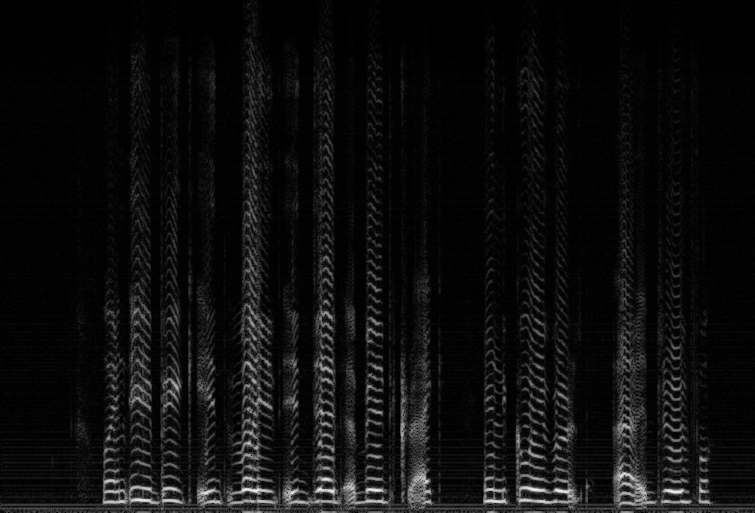
#> input picture code/site/uploads/sample.png, 755 x 513 px, found by its file name
$ jupyter execute --allow-errors check.ipynb   (shell and % lines are left out)
#> lines starting #> are read from the running program, lines starting #| are printed output that depends on the picture
[cell 1]
import os

import numpy as np
from PIL import Image
import cv2
import numpy as np
import os

from tqdm import tqdm

[cell 2]
###################
## GrayScale to RGB
###################

input_dir = "../dataset/gray_img/"
output_dir = "../dataset/rgb_img/"

#> (the rest of this cell did not finish here and is left out)

[cell 3]
import os
import cv2

[cell 4]
im = cv2.imread("./sample.png" , cv2.COLOR_BGR2RGB)
#> im is the input picture: shape (513, 755, 3); min 0, max 240, mean 13.6
w = im.shape[0]
#> w = 513
h = im.shape[1]
#> h = 755

%cd ./cycle_gan
%cd ../

[cell 5]
im = cv2.imread("./cycle_gan/result.png", cv2.COLOR_BGR2RGB)
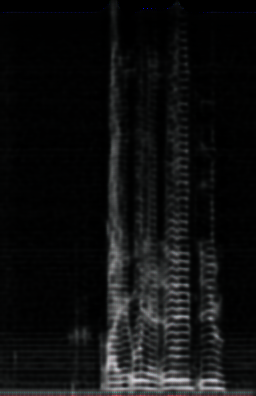
#> input picture code/site/result.png, 256 x 396 px, found by its file name
#> im is the input picture: shape (396, 256, 3); mean B, G, R 16.2, 15.9, 15.4
im = cv2.resize(im, (w,h))
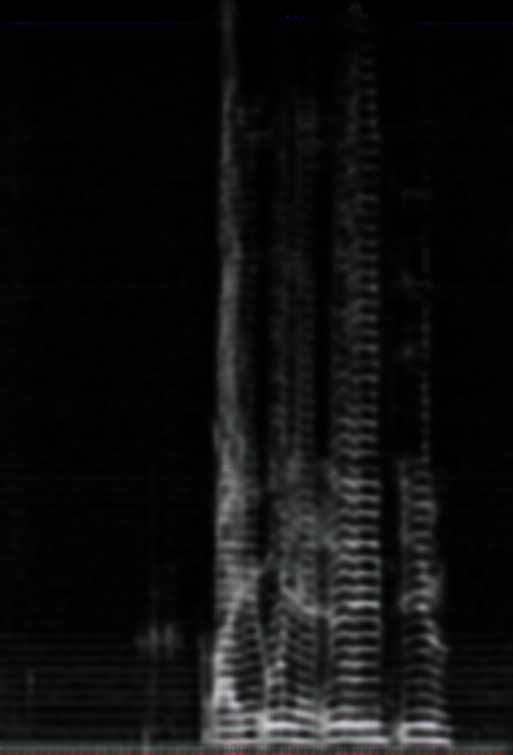
#> im: shape (755, 513, 3); mean B, G, R 16.1, 15.8, 15.3
cv2.imwrite("./output.png", im)
#> Out = True
